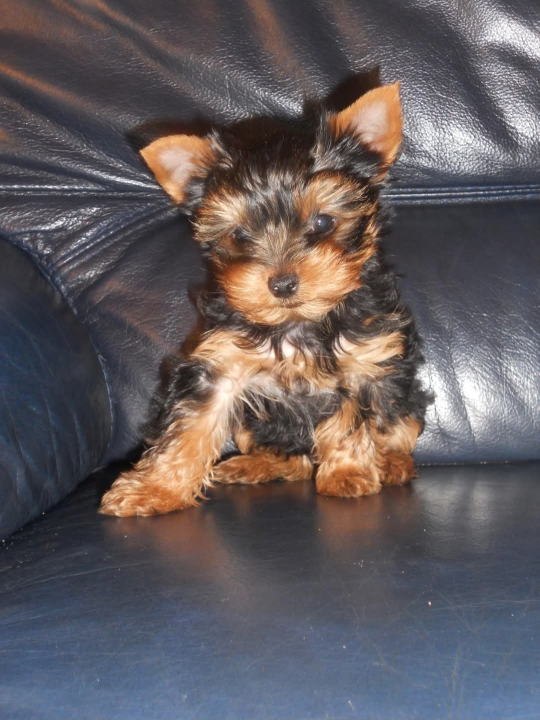
#> input picture Image/Harry_bebe.jpeg, 1079 x 1440 px (shown at 1/2 size); its folder holds 2 pictures in this run
$ python 6_6_contours_boites.py
#> lines starting #> are read from the running program, lines starting #| are printed output that depends on the picture; after the words box and inside, x2 and y2 are one past the last pixel; in counts of white or black regions, pixels touching at a corner belong together
"""
====================================================
 Section 6.6 — Contours et extraction de boîtes
====================================================
Après le seuillage, on extrait les contours pour isoler
les objets. C'est le lien direct avec la détection (Jour 2).

Fonctions clés :
  - cv2.findContours  : détecte les contours dans une image binaire
  - cv2.boundingRect  : retourne la boîte englobante d'un contour
  - cv2.Canny         : détecteur de contours par gradient (Canny)
  - cv2.grabCut       : segmentation avant-plan / fond (plus précis)

cv2.RETR_EXTERNAL      → récupère uniquement les contours externes
cv2.CHAIN_APPROX_SIMPLE → compresse les segments redondants
"""

import os
import cv2
import numpy as np
import matplotlib
matplotlib.use("Agg")   # Mode sans affichage (serveur / SSH)
import matplotlib.pyplot as plt

# ── Chemins dynamiques ──────────────────────────────────────────────────────
BASE_DIR   = os.path.dirname(os.path.dirname(os.path.abspath(__file__)))
IMAGE_PATH = os.path.join(BASE_DIR, "Image", "Harry_bebe.jpeg")
OUTPUT_DIR = os.path.join(BASE_DIR, "outputs")
os.makedirs(OUTPUT_DIR, exist_ok=True)

# ── 1. Lecture de l'image ───────────────────────────────────────────────────
img = cv2.imread(IMAGE_PATH)
#> img is the input picture: shape (1440, 1079, 3); mean B, G, R 94.2, 91.5, 98.5
if img is None:
    raise FileNotFoundError(f"Image non trouvée : {IMAGE_PATH}")

gris = cv2.cvtColor(img, cv2.COLOR_BGR2GRAY)

# ── 2. Seuillage binaire (prérequis pour findContours basique) ──────────────
_, binaire = cv2.threshold(gris, 127, 255, cv2.THRESH_BINARY)
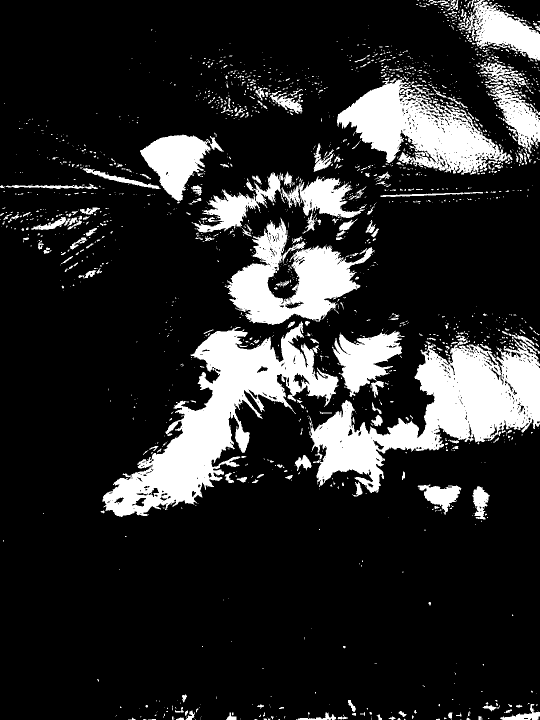
#> binaire: shape (1440, 1079) (shown at 1/2 size); 16.5% white; 1921 white regions (1621 under 20 px), largest, box (x1, y1, x2, y2) and area: (204, 643, 678, 1034) 56838, (617, 679, 1079, 986) 55838, (674, 155, 1025, 349) 31029

# ── 3. Détection Canny ───────────────────────────────────────────────────────
# Canny détecte les bords par gradient (seuil_bas=100, seuil_haut=200)
canny = cv2.Canny(gris, 100, 200)
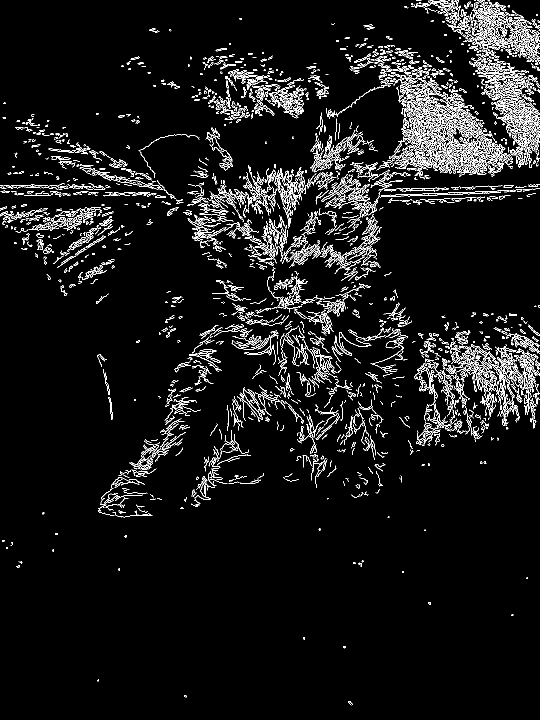
#> canny: shape (1440, 1079) (shown at 1/2 size); 5.8% white in thin lines or dots
n_pixels_contour = cv2.countNonZero(canny)
#> n_pixels_contour = 89664
print(f"Pixels de contour (Canny) : {n_pixels_contour}")
#| Pixels de contour (Canny) : 89664

# ── 3b. findContours basique sur le seuillage → plein de boîtes ─────────────
contours_bruts, _ = cv2.findContours(binaire, cv2.RETR_EXTERNAL, cv2.CHAIN_APPROX_SIMPLE)
#> contours_bruts = 1919 contours, 1746 with area under 20; largest, box (x1, y1, x2, y2) and area: (204, 643, 678, 1034) 56790, (617, 679, 1079, 986) 56568, (674, 155, 1025, 349) 32080, (449, 435, 750, 650) 27200, (280, 269, 421, 402) 10114
img_tous_rectangles = img.copy()
for contour in contours_bruts:
    x, y, w, h = cv2.boundingRect(contour)
    if w * h > 500:   # filtrer les micro-contours
        cv2.rectangle(img_tous_rectangles, (x, y), (x + w, y + h), (0, 255, 0), 1)
#> this loop made 1919 passes
#> (x, y, w, h) on passes 2, 3, 6: (480, 1439, 1, 1), (400, 1439, 1, 1), (508, 1438, 7, 2)
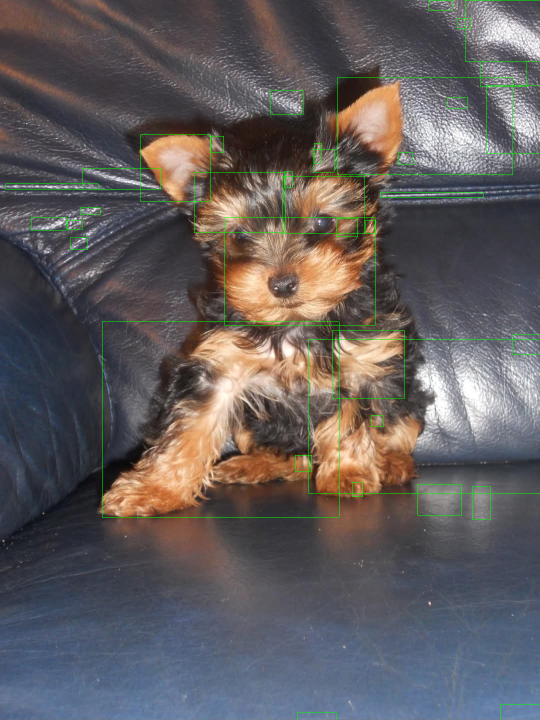
#> img_tous_rectangles: shape (1440, 1079, 3) (shown at 1/2 size); 0.81% of pixels changed, all inside (x1, y1, x2, y2) = (11, 0, 1079, 1440)
print(f"Boites brutes (findContours) : {len(contours_bruts)}")
#| Boites brutes (findContours) : 1919

# ── 4. GrabCut — boîte englobante précise autour de l'animal ────────────────
# OPTIMISATION Vitesse :
#   1) On réduit l'image à 25% pour GrabCut  → ~16x moins de pixels à traiter
#   2) On réduit les itérations de 5 → 3      → ~40% plus rapides
#   3) On remet les coordonnées à l'échelle originale pour l'affichage

SCALE = 0.25   # ← ajuster entre 0.20 et 0.50 selon qualité/vitesse souhaitée
ITER  = 3      # ← 3 itérations suffisent dans la plupart des cas

img_small = cv2.resize(img, None, fx=SCALE, fy=SCALE, interpolation=cv2.INTER_AREA)
h_small, w_small = img_small.shape[:2]
#> h_small = 360; w_small = 270

margin_x = int(w_small * 0.04)
#> margin_x = 10
margin_y = int(h_small * 0.04)
#> margin_y = 14
rect_gc   = (margin_x, margin_y, w_small - 2 * margin_x, h_small - 2 * margin_y)
#> rect_gc = (10, 14, 250, 332)

mask_gc   = np.zeros((h_small, w_small), np.uint8)
bgd_model = np.zeros((1, 65), np.float64)
fgd_model = np.zeros((1, 65), np.float64)

cv2.grabCut(img_small, mask_gc, rect_gc, bgd_model, fgd_model, ITER, cv2.GC_INIT_WITH_RECT)

# Masque binaire sur l'image réduite
masque_small = np.where((mask_gc == 2) | (mask_gc == 0), 0, 255).astype(np.uint8)

# Reprojected le masque à la taille originale
h_img, w_img = img.shape[:2]
#> h_img = 1440; w_img = 1079
masque_fg = cv2.resize(masque_small, (w_img, h_img), interpolation=cv2.INTER_NEAREST)
#> masque_fg: shape (1440, 1079); 22.8% white; 4 white regions (3 under 20 px), largest, box (x1, y1, x2, y2) and area: (200, 124, 868, 1032) 354160
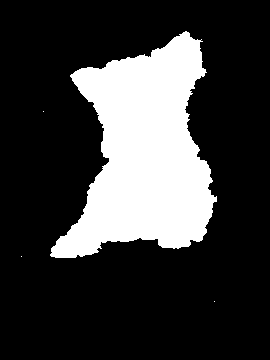
#> masque_small: shape (360, 270); 22.8% white; 4 white regions (3 under 20 px)

# Trouver les contours sur le masque reprojected
contours_gc, _ = cv2.findContours(masque_fg, cv2.RETR_EXTERNAL, cv2.CHAIN_APPROX_SIMPLE)
#> contours_gc = 4 contours, 3 with area under 20; largest, box (x1, y1, x2, y2) and area: (200, 124, 868, 1032) 352164
print(f"Nombre de regions GrabCut : {len(contours_gc)}")
#| Nombre de regions GrabCut : 4

# Garder les 5 plus grandes régions et fusionner en une seule boîte
contours_significatifs = sorted(contours_gc, key=cv2.contourArea, reverse=True)[:5]
#> contours_significatifs has the same summary as contours_gc

img_boites = img.copy()
if contours_significatifs:
    x_min = min(cv2.boundingRect(c)[0] for c in contours_significatifs)
#> x_min = 84
    y_min = min(cv2.boundingRect(c)[1] for c in contours_significatifs)
#> y_min = 124
    x_max = max(cv2.boundingRect(c)[0] + cv2.boundingRect(c)[2] for c in contours_significatifs)
#> x_max = 868
    y_max = max(cv2.boundingRect(c)[1] + cv2.boundingRect(c)[3] for c in contours_significatifs)
#> y_max = 1208
    cv2.rectangle(img_boites, (x_min, y_min), (x_max, y_max), (0, 255, 0), 4)
#> img_boites: shape (1440, 1079, 3); 1.2% of pixels changed, all inside (x1, y1, x2, y2) = (82, 122, 871, 1211)
    print(f"Boîte englobante : x={x_min}, y={y_min}, w={x_max - x_min}, h={y_max - y_min}")
#| Boîte englobante : x=84, y=124, w=784, h=1084

# ── 5. Affichage — toutes les étapes ────────────────────────────────────────

# ── Image A : contours tracés sur le masque GrabCut ─────────────────────────
masque_bgr = cv2.cvtColor(masque_fg, cv2.COLOR_GRAY2BGR)
cv2.drawContours(masque_bgr, contours_gc, -1, (0, 255, 0), 2)
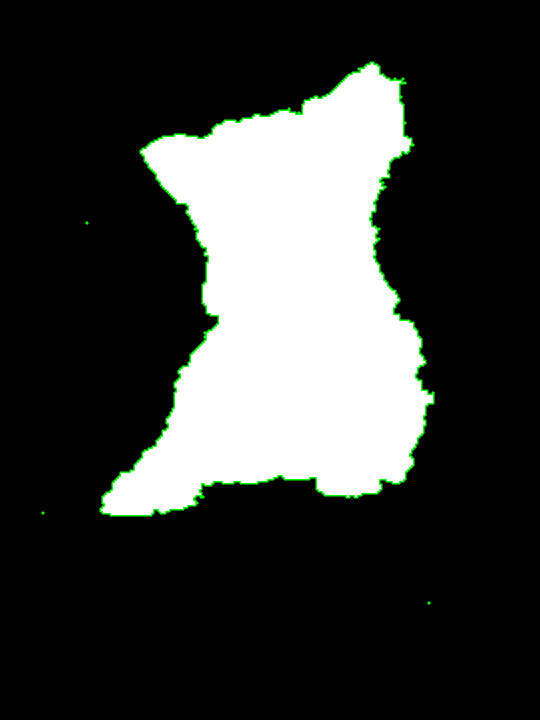
#> masque_bgr: shape (1440, 1079, 3) (shown at 1/2 size); mean B, G, R 56.8, 58.8, 56.8

# ── Image B : 5 plus grandes régions avec boîtes individuelles colorées ──────
couleurs_reg = [(255, 50, 50), (50, 180, 255), (50, 255, 50), (255, 50, 255), (255, 200, 0)]
img_regions  = img.copy()
for i, contour in enumerate(contours_significatifs):
    col = couleurs_reg[i % len(couleurs_reg)]
    xr, yr, wr, hr = cv2.boundingRect(contour)
    cv2.rectangle(img_regions, (xr, yr), (xr + wr, yr + hr), col, 3)
    cv2.putText(img_regions, f"#{i+1}", (xr + 6, yr + 35),
                cv2.FONT_HERSHEY_SIMPLEX, 1.1, col, 2)
#> this loop made 4 passes
#> (contour, col, xr, yr, wr, hr) on passes 2 to 4: ([[856, 1204], [856, 1207], [859, 1207], [859, 1204]], (50, 180, 255), 856, 1204, 4, 4), ([[84, 1024], [84, 1027], [87, 1027], [87, 1024]], (50, 255, 50), 84, 1024, 4, 4), ([[172, 444], [172, 447], [175, 447], [175, 444]], (255, 50, 255), 172, 444, 4, 4)
#> (col, xr, yr, wr, hr) on pass 1: ((255, 50, 50), 200, 124, 668, 908)
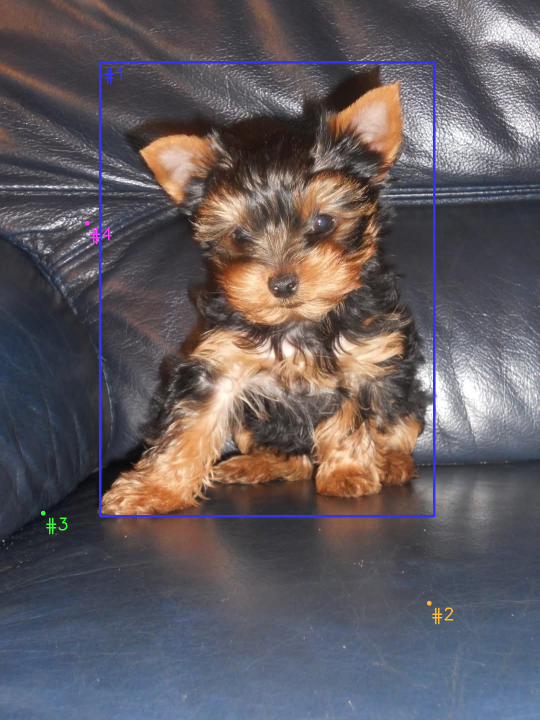
#> img_regions: shape (1440, 1079, 3) (shown at 1/2 size); 1.14% of pixels changed, all inside (x1, y1, x2, y2) = (82, 122, 907, 1249)

# ── Mise en page 2 × 4 ───────────────────────────────────────────────────────
fig, axes = plt.subplots(2, 4, figsize=(24, 12))
fig.suptitle("Section 6.6 — Contours et extraction de boîtes",
             fontsize=15, fontweight="bold")

# ── Ligne 1 ──────────────────────────────────────────────────────────────────
axes[0][0].imshow(cv2.cvtColor(img, cv2.COLOR_BGR2RGB))
axes[0][0].set_title("1. Image originale")
axes[0][0].axis("off")

axes[0][1].imshow(binaire, cmap="gray")
axes[0][1].set_title("2. Seuillage binaire\n(threshold = 127)")
axes[0][1].axis("off")

axes[0][2].imshow(canny, cmap="gray")
axes[0][2].set_title(f"3. Contours Canny\n({n_pixels_contour} pixels de bord)")
axes[0][2].axis("off")

axes[0][3].imshow(cv2.cvtColor(img_tous_rectangles, cv2.COLOR_BGR2RGB))
axes[0][3].set_title(f"4. Tous les rectangles\n(findContours brut - {len(contours_bruts)} boites)")
axes[0][3].axis("off")

# ── Ligne 2 ──────────────────────────────────────────────────────────────────
axes[1][0].imshow(masque_fg, cmap="gray")
axes[1][0].set_title("5. Masque GrabCut\n(blanc = avant-plan)")
axes[1][0].axis("off")

axes[1][1].imshow(cv2.cvtColor(masque_bgr, cv2.COLOR_BGR2RGB))
axes[1][1].set_title(f"6. Contours sur masque\n({len(contours_gc)} regions detectees)")
axes[1][1].axis("off")

axes[1][2].imshow(cv2.cvtColor(img_regions, cv2.COLOR_BGR2RGB))
axes[1][2].set_title("7. Les 5 plus grandes regions\n(boites individuelles)")
axes[1][2].axis("off")

axes[1][3].imshow(cv2.cvtColor(img_boites, cv2.COLOR_BGR2RGB))
axes[1][3].set_title("8. Boite englobante finale\n(fusion des 5 regions)")
axes[1][3].axis("off")

plt.tight_layout()

output_path = os.path.join(OUTPUT_DIR, "6_6_contours_boites.png")
plt.savefig(output_path, dpi=130)
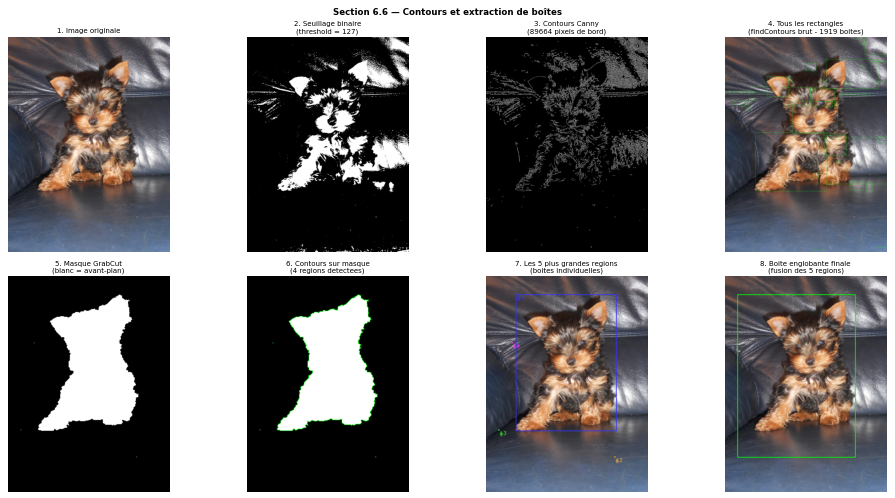
#> figure drawn by matplotlib, 8 panels
plt.close()
print(f"Figure sauvegardée : {output_path}")
